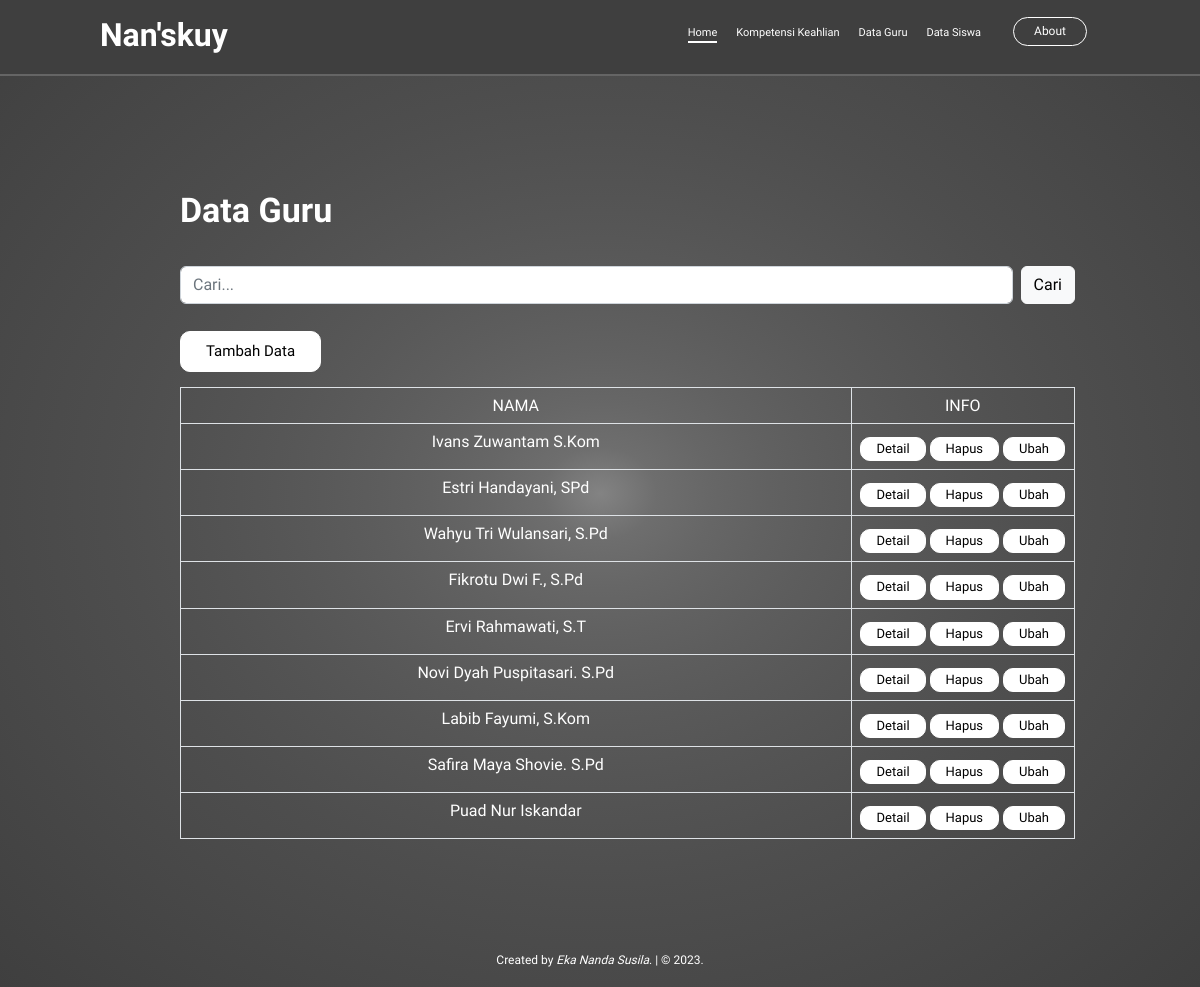
The app's page /public/guru with its own data.
### tables this page shows
CREATE TABLE `data_guru` (
  `id` int(11) NOT NULL,
  `nama` varchar(255) NOT NULL,
  `jenis_kelamin` varchar(255) NOT NULL,
  `alamat` varchar(255) NOT NULL
);

### app/core/Controller.php (called while the page is built, shortened)
<?php
class Controller{
    public function view($view,$data =[]){
        require_once "../app/view/".$view.'.php';
    }
    public function model($model){
        return new $model;
    }
}

### app/core/App.php (called while the page is built, shortened)
<?php
class App
{
    protected $method = "index";
    protected $params = [];
    public function __construct()
    {
        $url = $this->parseURL();
        if(isset($url[1]))
            {
        if(file_exists('../app/controller/'.$url[0].'.php')){
            unset($url[0]);
        }}
            $this->controller = new
            $this->controller;
            if(!empty($url)){
                    $this->params = array_values($url);
            }
            call_user_func_array(
                [$this->controller,$this->method],
                $this->params);
    }
    public function parseURL()
    {
        if (isset($_GET['url'])){
            $url = ($_GET['url']. "/");
            $url = filter_var($url, FILTER_SANITIZE_URL);
            $url = explode('/',$url);
            return $url;
        }
    }
}
?>

### public/index.php (called while the page is built, shortened)
<?php
$app = new App;
?>

### app/core/Database.php (called while the page is built, shortened)
<?php
class Database {
    private $host = DB_HOST;
    private $user = DB_USER;
    private $pass = DB_PASS;
    private $db_name = DB_NAME;
    private $dbh;
    private $stmt;
    public function __construct()
    {
        $dsn = 'mysql:host=' . $this->host . ';dbname=' . $this->db_name;
        $option = [
            PDO::ATTR_PERSISTENT => true,
            PDO::ATTR_ERRMODE => PDO::ERRMODE_EXCEPTION
        ];
        try {
            $this->dbh = new PDO($dsn, $this->user, $this->pass, $option);
        } catch(PDOException $e) {
            die($e->getMessage());
        }
    }
    public function query($query)
    {
        $this->stmt = $this->dbh->prepare($query);
    }
    public function execute()
    {
        $this->stmt->execute();
    }
    public function resultSet()
    {
        $this->execute();
        return $this->stmt->fetchAll(PDO::FETCH_ASSOC);
    }
}

### app/model/Guru_model.php (called while the page is built, shortened)
<?php
class Guru_model
{
    private $table='data_guru';
    private $db;
        public function __construct()
        {
                $this->db = new Database;
        }
            public function cariDataGuru()
            {
                if(!empty($_POST['cari'])){
                    $cari=$_POST['cari'];
                    $this->db->query("SELECT * FROM ". $this->table." WHERE nama like '%$cari%'");
                    return $this->db->resultSet();
            }else{
                $this->db->query("SELECT * FROM ". $this->table);
                return $this->db->resultSet();
            }
            }
         }

### app/view/guru/index.php (the view, shortened to what this page needs)
<body>
  <div class="content">
    <div class="main">
      <div class="main-text">
        <h1 style="font-size: 34px;" class="display-4 fw-bold">Data Guru</h1>
        <br>
        <form action="<?= BASE_URL; ?>/guru" method="POST" class="d-flex" role="search">
          <input class="form-control me-2" type="text" placeholder="Cari..." aria-label="Search" name="cari">
          <button class="btn btn-light" type="submit">Cari</button>
        </form> <br>
        <a style="margin-bottom:15px;border-radius:10px;" data-bs-toggle="modal" data-bs-target="#exampleModal"
          data-bs-whatever="@getbootstrap">
          Tambah Data
        </a>
        <table class="table table-bordered " id="myTable">
        <thead>
            <tr style="color:white"class="text-center">
              <td scope="col">NAMA</td>
              <td scope="col">INFO</td>
            </tr>
          </thead>
          <tbody>
            <?php foreach ($data['guru'] as $guru): ?>
              <tr class="text-center">
                <td style="color:white">
                  <?= $guru['nama']; ?>
                </td>
                <td class="col-3"style="text-align:center;">
                  <a href="<?= BASE_URL; ?>/guru/detail/<?= $guru['id']; ?>"
                    style="border-radius:10px;font-size:13px;padding: 2px 15px;">Detail</a>
                  <a href="<?= BASE_URL; ?>/guru/hapus/<?= $guru['id']; ?>"onclick="return confirm('Hapus data')"
                    style="margin-top:5px;border-radius:10px;font-size:13px;padding: 2px 15px;">Hapus</a>
                  <a  href="<?= BASE_URL; ?>/guru/getubah/<?= $guru['id']; ?>"
                    style="margin-top:5px;border-radius:10px;font-size:13px;padding: 2px 15px;">Ubah</a>
                </td>
              </tr>
            <?php endforeach; ?>
          </tbody>
        </table>
      </div>
    </div>
  </div>
  </div>

### app/view/templates/header.php (style rules this page uses)
* { padding: 0; margin: 0; box-sizing: border-box; font-family: 'Patua One', cursive; }
body { overflow-x: hidden; }
.content { padding-top: 190px; }
.content .main-text { left: 15%; position: relative; z-index: 2; max-width: 100%; width: 895px; color: white; line-height: 1.8; font-size: 15px; }
.content .main-text a { display: inline-block; text-decoration: none; color: black; background: white; border: 1px solid white; padding: 9px 25px; line-height: 1.4; border-radius: 30px; }

### records on screen
data_guru: nama "Ivans Zuwantam S.Kom"
data_guru: nama "Estri Handayani, SPd"
data_guru: nama "Wahyu Tri Wulansari, S.Pd"
data_guru: nama "Fikrotu Dwi F., S.Pd"
data_guru: nama "Ervi Rahmawati, S.T"
data_guru: nama "Novi Dyah Puspitasari. S.Pd"
data_guru: nama "Labib Fayumi, S.Kom"
data_guru: nama "Safira Maya Shovie. S.Pd"
data_guru: nama "Puad Nur Iskandar"
